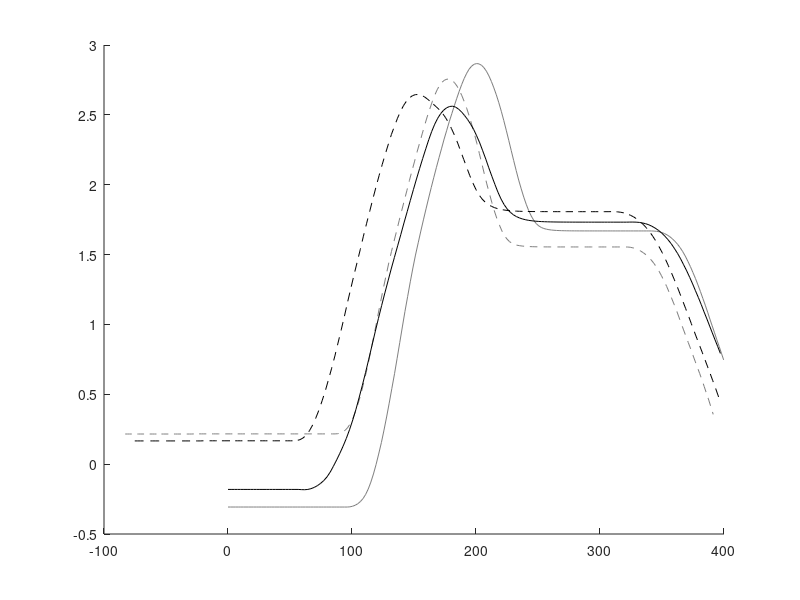
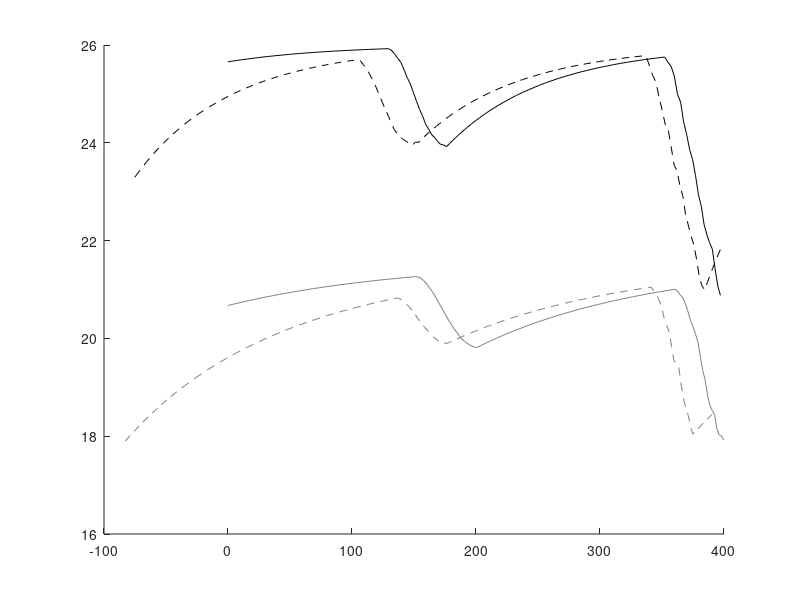
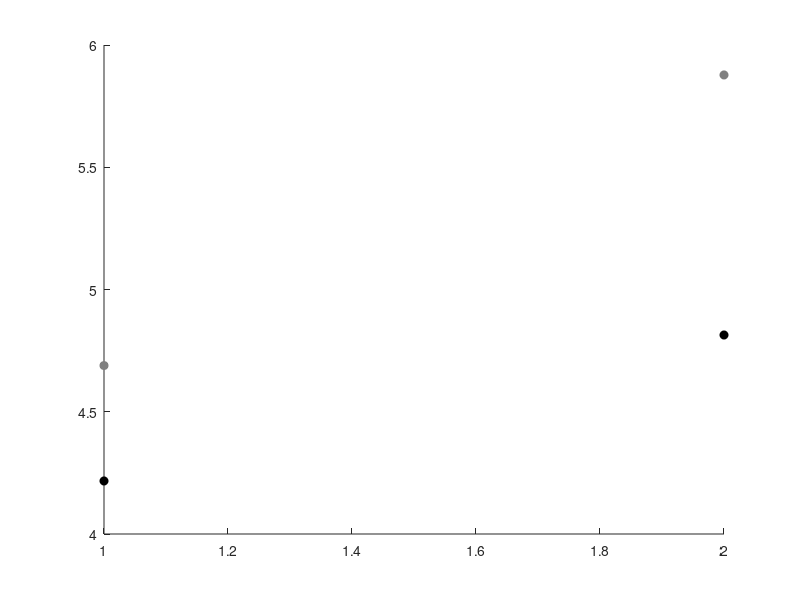
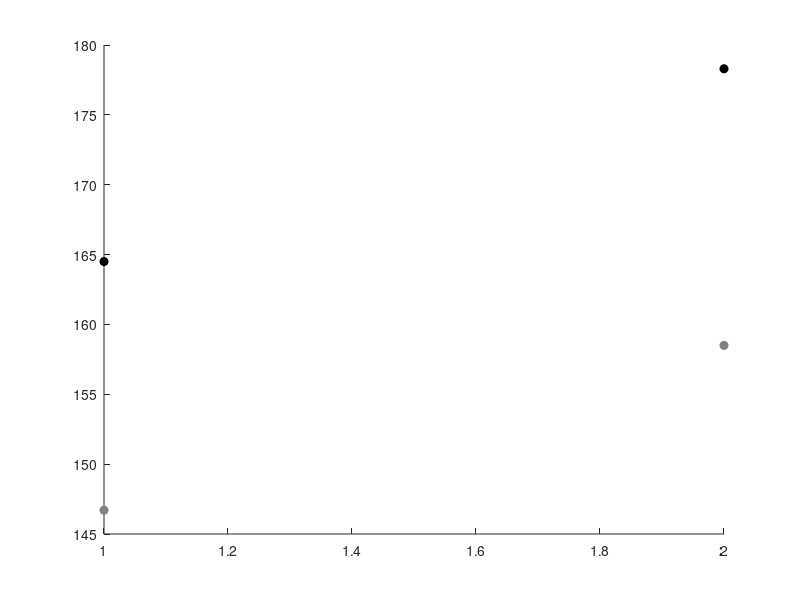

MATLAB code for these plots, in order: (Note: this script raises an error after producing the figures.)
close all
clear all
clc

x_width=8;y_width=3; % figure dimensions (cms)
fonts=8; % fontsize of x and y labels
fonts_ticks=7;
lstyle={'--','-'};
mcolor=[0.5,0.5,0.5;0.0,0.0,0.0];

load('Fig5_2_Effect_of_overtaking.mat')


figure(17)
hold on
plot(x_traj_latdev_normal_1,y_traj_latdev_normal_1,'Color',mcolor(1,:),...
    'LineStyle',lstyle{1})
plot(x_traj_latdev_normal_2,y_traj_latdev_normal_2,'Color',mcolor(1,:),...
    'LineStyle',lstyle{2})
plot(x_traj_latdev_sport_1,y_traj_latdev_sport_1,'Color',mcolor(2,:),...
    'LineStyle',lstyle{1})
plot(x_traj_latdev_sport_2,y_traj_latdev_sport_2,'Color',mcolor(2,:),...
    'LineStyle',lstyle{2})

figure(18)
hold on
plot(x_traj_speed_normal_1,y_traj_speed_normal_1,'Color',mcolor(1,:),...
    'LineStyle',lstyle{1})
plot(x_traj_speed_normal_2,y_traj_speed_normal_2,'Color',mcolor(1,:),...
    'LineStyle',lstyle{2})
plot(x_traj_speed_sport_1,y_traj_speed_sport_1,'Color',mcolor(2,:),...
    'LineStyle',lstyle{1})
plot(x_traj_speed_sport_2,y_traj_speed_sport_2,'Color',mcolor(2,:),...
    'LineStyle',lstyle{2})

figure(19)
hold on
plot(x_point_ttc_lc(1),y_point_ttc_lc(1),'o',...
    'MarkerFaceColor',mcolor(1,:),...
    'MarkerEdgeColor',mcolor(1,:))
plot(x_point_ttc_lc(2),y_point_ttc_lc(2),'o',...
    'MarkerFaceColor',mcolor(1,:),...
    'MarkerEdgeColor',mcolor(1,:))
plot(x_point_ttc_lc(3),y_point_ttc_lc(3),'o',...
    'MarkerFaceColor',mcolor(2,:),...
    'MarkerEdgeColor',mcolor(2,:))
plot(x_point_ttc_lc(4),y_point_ttc_lc(4),'o',...
    'MarkerFaceColor',mcolor(2,:),...
    'MarkerEdgeColor',mcolor(2,:))

figure(20)
hold on
plot(x_point_ovt_dist(1),y_point_ovt_dist(1),'o',...
    'MarkerFaceColor',mcolor(1,:),...
    'MarkerEdgeColor',mcolor(1,:))
plot(x_point_ovt_dist(2),y_point_ovt_dist(2),'o',...
    'MarkerFaceColor',mcolor(1,:),...
    'MarkerEdgeColor',mcolor(1,:))
plot(x_point_ovt_dist(3),y_point_ovt_dist(3),'o',...
    'MarkerFaceColor',mcolor(2,:),...
    'MarkerEdgeColor',mcolor(2,:))
plot(x_point_ovt_dist(4),y_point_ovt_dist(4),'o',...
    'MarkerFaceColor',mcolor(2,:),...
    'MarkerEdgeColor',mcolor(2,:))


Fig5_2_Plotting_details
